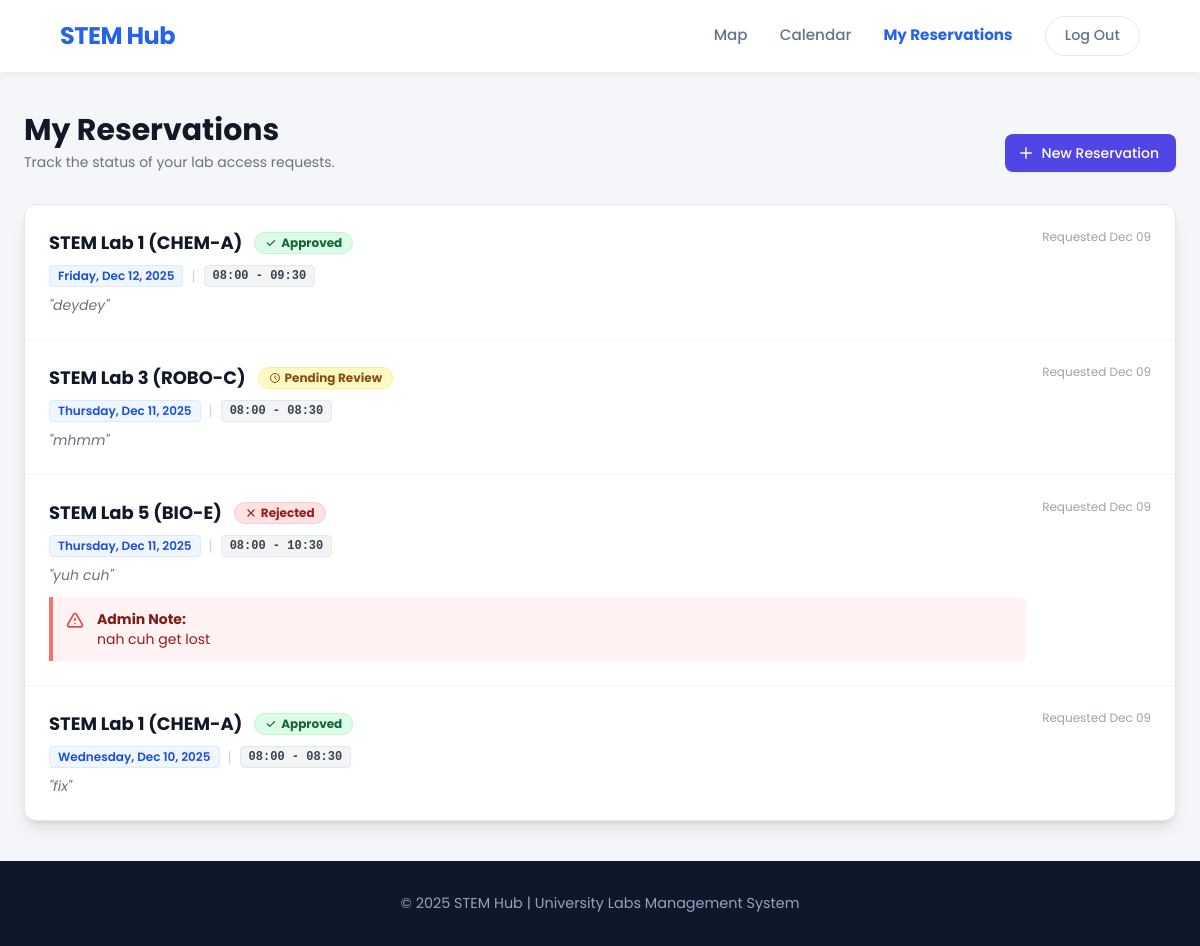
The app's page /reservations/my-reservations/ (signed in), older data.
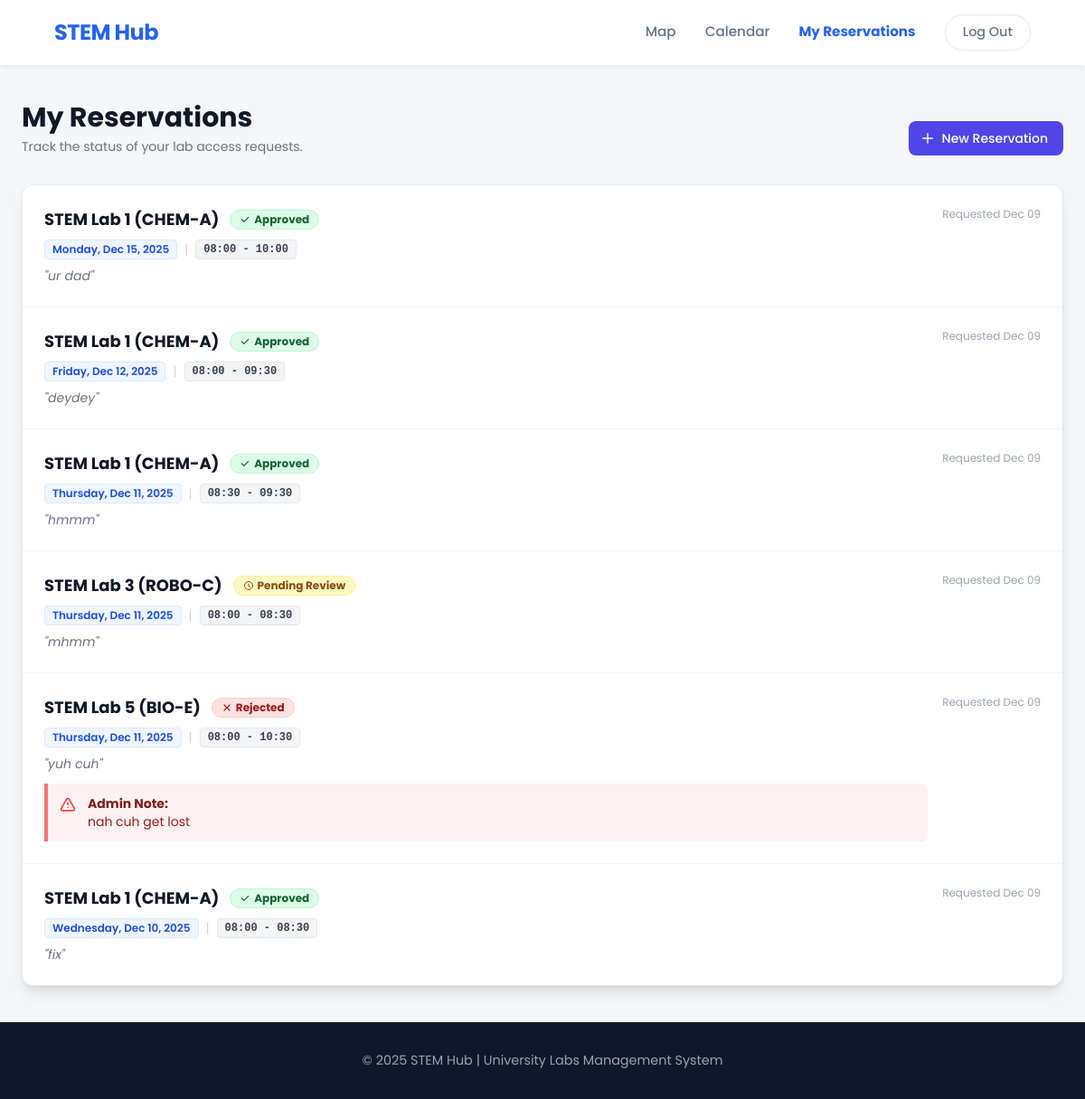
The same page, newer data.
### reservations/models.py (models this page shows, shortened)
class Reservation(models.Model):
    STATUS_CHOICES = [
        ('PENDING', 'Pending Approval'),
        ('CONFIRMED', 'Confirmed'),
        ('REJECTED', 'Rejected'),
    ]
    user = models.ForeignKey(User, on_delete=models.CASCADE)
    lab = models.ForeignKey(Lab, on_delete=models.CASCADE)
    equipment = models.ManyToManyField(Equipment, blank=True, related_name='reservations')
    date = models.DateField()
    start_time = models.TimeField()
    end_time = models.TimeField()
    purpose = models.TextField(help_text="Reason for booking (e.g., Thesis Research, Class Project)")
    rejection_reason = models.TextField(blank=True, null=True, help_text="Reason why the admin rejected this request")
    status = models.CharField(max_length=10, choices=STATUS_CHOICES, default='PENDING')
    created_at = models.DateTimeField(auto_now_add=True)

### labs/models.py (models this page shows, shortened)
class Lab(models.Model):
    name = models.CharField(max_length=200)
    slug = models.SlugField(unique=True)
    capacity = models.PositiveIntegerField()
    description = models.TextField()
    map_svg_id = models.CharField(max_length=50, unique=True, help_text="Matches ID in Figma SVG")
    is_active = models.BooleanField(default=True)
    safety_guidelines = models.TextField()

### reservations/views.py (the view)
# urls.py: path('my-reservations/', views.my_reservations, name='my_reservations'),
@login_required
def my_reservations(request):
    reservations = Reservation.objects.filter(user=request.user).order_by('-date', '-start_time')
    return render(request, 'reservations/my_reservations.html', {'reservations': reservations})

### notifications/context_processors.py (called while the page is built)
def user_notifications(request):
    if request.user.is_authenticated:
        notifs = Notification.objects.filter(recipient=request.user, is_read=False)
        return {
            'notifications_list': notifs,
            'unread_count': notifs.count()
        }
    return {}

### CORE/templates/reservations/my_reservations.html (shortened to what the changed rows need)
{% load static %}
<!DOCTYPE html>
<html lang="en">
<head>
    <script src="https://cdn.tailwindcss.com"></script>
</head>
<body>
    <header>
        <div class="header-content">
            <h1><a href="/">STEM Hub</a></h1>
        </div>
    </header>
    <main class="standard-container w-full py-10">
        <div class="flex flex-col sm:flex-row justify-between items-start sm:items-end mb-8 gap-4">
            <div>
                <h1 class="text-3xl font-bold text-gray-900">My Reservations</h1>
            </div>
        </div>
        <div class="bg-white shadow-lg overflow-hidden rounded-xl border border-gray-200">
            {% if reservations %}
            <ul class="divide-y divide-gray-100">
                {% for res in reservations %}
                <li class="p-6 hover:bg-gray-50 transition duration-150">
                    <div class="flex flex-col md:flex-row justify-between md:items-start gap-4">
                        <div class="flex-grow">
                            <div class="flex items-center gap-3 mb-2 flex-wrap">
                                <h3 class="text-lg font-bold text-gray-900">{{ res.lab.name }}</h3>
                                {% if res.status == 'CONFIRMED' %}
                                    <span class="inline-flex items-center px-2.5 py-0.5 rounded-full text-xs font-bold bg-green-100 text-green-800 border border-green-200">
                                        <svg class="w-3 h-3 mr-1" fill="currentColor" viewBox="0 0 20 20"><path fill-rule="evenodd" d="M16.707 5.293a1 1 0 010 1.414l-8 8a1 1 0 01-1.414 0l-4-4a1 1 0 011.414-1.414L8 12.586l7.293-7.293a1 1 0 011.414 0z" clip-rule="evenodd"></path></svg>
                                        Approved
                                    </span>
                                {% elif res.status == 'REJECTED' %}
                                    <span class="inline-flex items-center px-2.5 py-0.5 rounded-full text-xs font-bold bg-red-100 text-red-800 border border-red-200">
                                        Rejected
                                    </span>
                                {% else %}
                                    <span class="inline-flex items-center px-2.5 py-0.5 rounded-full text-xs font-bold bg-yellow-100 text-yellow-800 border border-yellow-200">
                                        <svg class="w-3 h-3 mr-1" fill="none" stroke="currentColor" viewBox="0 0 24 24"><path stroke-linecap="round" stroke-linejoin="round" stroke-width="2" d="M12 8v4l3 3m6-3a9 9 0 11-18 0 9 9 0 0118 0z"></path></svg>
                                        Pending Review
                                    </span>
                                {% endif %}
                            </div>
                            <div class="text-sm text-gray-600 flex items-center gap-2 mb-2">
                                <span class="bg-blue-50 text-blue-700 px-2 py-0.5 rounded text-xs font-semibold border border-blue-100">
                                    {{ res.date|date:"l, M d, Y" }}
                                </span>
                                <span class="text-gray-300">|</span>
                                <span class="bg-gray-100 text-gray-700 px-2 py-0.5 rounded text-xs font-semibold border border-gray-200 font-mono">
                                    {{ res.start_time|time:"H:i" }} - {{ res.end_time|time:"H:i" }}
                                </span>
                            </div>
                            <p class="text-sm text-gray-500 italic">"{{ res.purpose }}"</p>
                            {% if res.status == 'REJECTED' and res.rejection_reason %}
                            <div class="mt-3 bg-red-50 border-l-4 border-red-400 p-3 rounded-r-md text-sm text-red-800 flex items-start gap-3">
                                <div>
                                    <span class="font-bold block text-red-900">Admin Note:</span>
                                    {{ res.rejection_reason }}
                                </div>
                            </div>
                            {% endif %}
                        </div>
                        <div class="text-xs text-gray-400 whitespace-nowrap mt-2 md:mt-0">
                            Requested {{ res.created_at|date:"M d" }}
                        </div>
                    </div>
                </li>
                {% endfor %}
            </ul>
            {% endif %}
        </div>
    </main>
</body>
</html>

Row changes from the older to the newer data that the page shows:
added Reservation: lab.name "STEM Lab 1 (CHEM-A)", status "CONFIRMED" (drawn), date "Monday, Dec 15, 2025", start_time "08:00", end_time "10:00", purpose "ur dad", created_at "Dec 09"
added Reservation: lab.name "STEM Lab 1 (CHEM-A)", status "CONFIRMED" (drawn), date "Thursday, Dec 11, 2025", start_time "08:30", end_time "09:30", purpose "hmmm", created_at "Dec 09"
